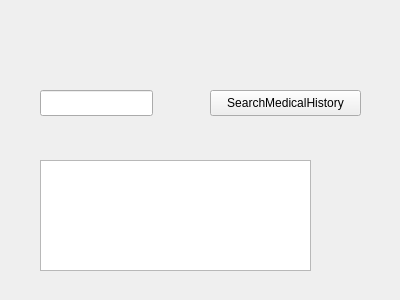
<?xml version="1.0" encoding="UTF-8"?>
<ui version="4.0">
 <class>MedicalHistoryFunc</class>
 <widget class="QWidget" name="MedicalHistoryFunc">
  <property name="geometry">
   <rect>
    <x>0</x>
    <y>0</y>
    <width>400</width>
    <height>300</height>
   </rect>
  </property>
  <property name="windowTitle">
   <string>Form</string>
  </property>
  <widget class="QPushButton" name="searchMedicalHiatory">
   <property name="geometry">
    <rect>
     <x>210</x>
     <y>90</y>
     <width>151</width>
     <height>26</height>
    </rect>
   </property>
   <property name="text">
    <string>SearchMedicalHistory</string>
   </property>
  </widget>
  <widget class="QLineEdit" name="PatientId">
   <property name="geometry">
    <rect>
     <x>40</x>
     <y>90</y>
     <width>113</width>
     <height>26</height>
    </rect>
   </property>
  </widget>
  <widget class="QTextEdit" name="MedicalHistoryInfo">
   <property name="geometry">
    <rect>
     <x>40</x>
     <y>160</y>
     <width>271</width>
     <height>111</height>
    </rect>
   </property>
  </widget>
 </widget>
 <resources/>
 <connections/>
</ui>
